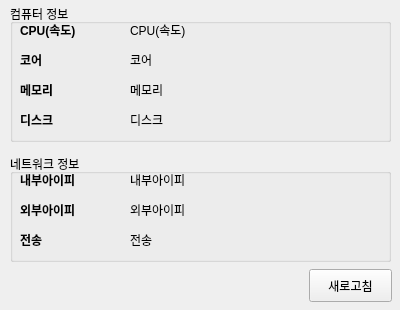
<?xml version="1.0" encoding="UTF-8"?>
<ui version="4.0">
 <class>Form</class>
 <widget class="QWidget" name="Form">
  <property name="geometry">
   <rect>
    <x>0</x>
    <y>0</y>
    <width>400</width>
    <height>310</height>
   </rect>
  </property>
  <property name="minimumSize">
   <size>
    <width>400</width>
    <height>310</height>
   </size>
  </property>
  <property name="maximumSize">
   <size>
    <width>500</width>
    <height>310</height>
   </size>
  </property>
  <property name="windowTitle">
   <string>내 컴퓨터 정보</string>
  </property>
  <widget class="QGroupBox" name="groupBox">
   <property name="geometry">
    <rect>
     <x>10</x>
     <y>4</y>
     <width>381</width>
     <height>138</height>
    </rect>
   </property>
   <property name="title">
    <string>컴퓨터 정보</string>
   </property>
   <widget class="QLabel" name="label">
    <property name="geometry">
     <rect>
      <x>10</x>
      <y>10</y>
      <width>100</width>
      <height>31</height>
     </rect>
    </property>
    <property name="styleSheet">
     <string notr="true">font-weight: bold;
</string>
    </property>
    <property name="text">
     <string>CPU(속도)</string>
    </property>
   </widget>
   <widget class="QLabel" name="lblDisk">
    <property name="geometry">
     <rect>
      <x>120</x>
      <y>100</y>
      <width>250</width>
      <height>31</height>
     </rect>
    </property>
    <property name="text">
     <string>디스크</string>
    </property>
   </widget>
   <widget class="QLabel" name="lblCore">
    <property name="geometry">
     <rect>
      <x>120</x>
      <y>40</y>
      <width>250</width>
      <height>31</height>
     </rect>
    </property>
    <property name="text">
     <string>코어</string>
    </property>
   </widget>
   <widget class="QLabel" name="label_4">
    <property name="geometry">
     <rect>
      <x>10</x>
      <y>100</y>
      <width>100</width>
      <height>31</height>
     </rect>
    </property>
    <property name="styleSheet">
     <string notr="true">font-weight: bold;</string>
    </property>
    <property name="text">
     <string>디스크</string>
    </property>
   </widget>
   <widget class="QLabel" name="label_2">
    <property name="geometry">
     <rect>
      <x>10</x>
      <y>40</y>
      <width>100</width>
      <height>31</height>
     </rect>
    </property>
    <property name="styleSheet">
     <string notr="true">font-weight: bold;</string>
    </property>
    <property name="text">
     <string>코어</string>
    </property>
   </widget>
   <widget class="QLabel" name="label_3">
    <property name="geometry">
     <rect>
      <x>10</x>
      <y>70</y>
      <width>100</width>
      <height>31</height>
     </rect>
    </property>
    <property name="styleSheet">
     <string notr="true">font-weight: bold;</string>
    </property>
    <property name="text">
     <string>메모리</string>
    </property>
   </widget>
   <widget class="QLabel" name="lblMemory">
    <property name="geometry">
     <rect>
      <x>120</x>
      <y>70</y>
      <width>250</width>
      <height>31</height>
     </rect>
    </property>
    <property name="text">
     <string>메모리</string>
    </property>
   </widget>
   <widget class="QLabel" name="lblCPU">
    <property name="geometry">
     <rect>
      <x>120</x>
      <y>10</y>
      <width>250</width>
      <height>31</height>
     </rect>
    </property>
    <property name="text">
     <string>CPU(속도)</string>
    </property>
   </widget>
  </widget>
  <widget class="QGroupBox" name="groupBox_2">
   <property name="geometry">
    <rect>
     <x>10</x>
     <y>154</y>
     <width>381</width>
     <height>108</height>
    </rect>
   </property>
   <property name="title">
    <string>네트워크 정보</string>
   </property>
   <widget class="QLabel" name="label_5">
    <property name="geometry">
     <rect>
      <x>10</x>
      <y>10</y>
      <width>100</width>
      <height>31</height>
     </rect>
    </property>
    <property name="styleSheet">
     <string notr="true">font-weight: bold;</string>
    </property>
    <property name="text">
     <string>내부아이피</string>
    </property>
   </widget>
   <widget class="QLabel" name="lblExtraNet">
    <property name="geometry">
     <rect>
      <x>120</x>
      <y>40</y>
      <width>250</width>
      <height>31</height>
     </rect>
    </property>
    <property name="text">
     <string>외부아이피</string>
    </property>
   </widget>
   <widget class="QLabel" name="label_7">
    <property name="geometry">
     <rect>
      <x>10</x>
      <y>40</y>
      <width>100</width>
      <height>31</height>
     </rect>
    </property>
    <property name="styleSheet">
     <string notr="true">font-weight: bold;</string>
    </property>
    <property name="text">
     <string>외부아이피</string>
    </property>
   </widget>
   <widget class="QLabel" name="label_8">
    <property name="geometry">
     <rect>
      <x>10</x>
      <y>70</y>
      <width>100</width>
      <height>31</height>
     </rect>
    </property>
    <property name="styleSheet">
     <string notr="true">font-weight: bold;</string>
    </property>
    <property name="text">
     <string>전송</string>
    </property>
   </widget>
   <widget class="QLabel" name="lblNetStat">
    <property name="geometry">
     <rect>
      <x>120</x>
      <y>70</y>
      <width>250</width>
      <height>31</height>
     </rect>
    </property>
    <property name="text">
     <string>전송</string>
    </property>
   </widget>
   <widget class="QLabel" name="lblInnerNet">
    <property name="geometry">
     <rect>
      <x>120</x>
      <y>10</y>
      <width>250</width>
      <height>31</height>
     </rect>
    </property>
    <property name="text">
     <string>내부아이피</string>
    </property>
   </widget>
  </widget>
  <widget class="QPushButton" name="btnRefresh">
   <property name="geometry">
    <rect>
     <x>309</x>
     <y>269</y>
     <width>83</width>
     <height>33</height>
    </rect>
   </property>
   <property name="text">
    <string>새로고침</string>
   </property>
  </widget>
 </widget>
 <resources/>
 <connections/>
</ui>
